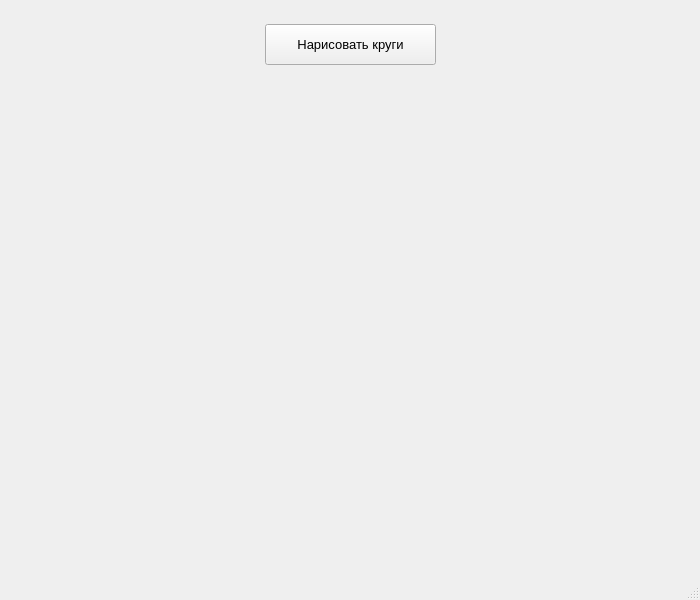
<?xml version="1.0" encoding="UTF-8"?>
<ui version="4.0">
 <class>MainWindow</class>
 <widget class="QMainWindow" name="MainWindow">
  <property name="geometry">
   <rect>
    <x>0</x>
    <y>0</y>
    <width>700</width>
    <height>600</height>
   </rect>
  </property>
  <property name="windowTitle">
   <string>MainWindow</string>
  </property>
  <widget class="QWidget" name="centralwidget">
   <widget class="QPushButton" name="draw_button">
    <property name="geometry">
     <rect>
      <x>265</x>
      <y>24</y>
      <width>171</width>
      <height>41</height>
     </rect>
    </property>
    <property name="font">
     <font>
      <pointsize>10</pointsize>
     </font>
    </property>
    <property name="text">
     <string>Нарисовать круги</string>
    </property>
   </widget>
  </widget>
  <widget class="QStatusBar" name="statusbar"/>
 </widget>
 <resources/>
 <connections/>
</ui>
